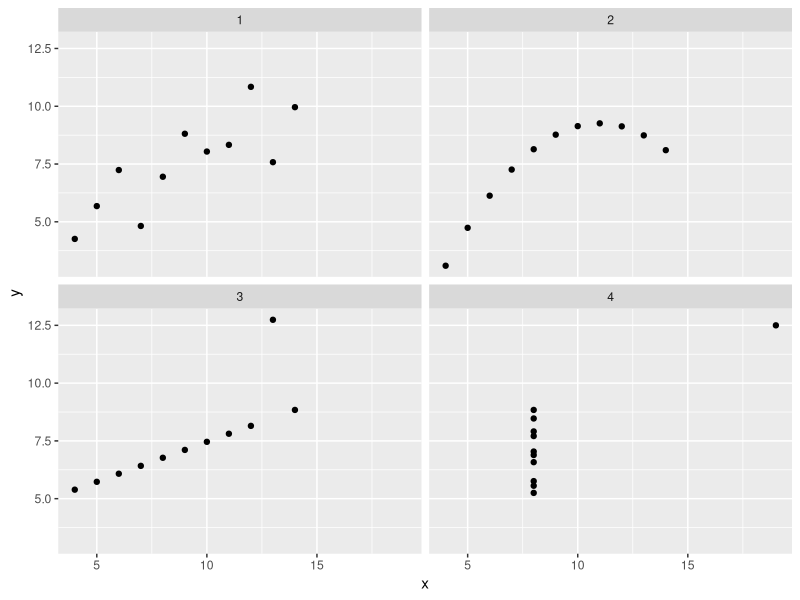

Generate this figure with R:
## ---- chunk 1
knitr::opts_chunk$set(echo = TRUE)
library(tidyverse)
## ---- chunk 2
Anscombe <- anscombe %>%
	pivot_longer(everything(),
		names_to = c(".value", "set"),
		names_pattern = "(.)(.)"
	) %>%
	arrange(set)

Anscombe %>%
	group_by(set) %>%
	summarize(
		N = n(), 
		mean.x = mean(x), 
		sd.x = sd(x), 
		mean.y = mean(y), 
		sd.y = sd(y), 
		corr.xy = cor(x, y)
	)
## ---- chunk 3
ggplot(data = Anscombe, aes(x = x, y = y)) +
	geom_point() +
	facet_wrap(~ set)
